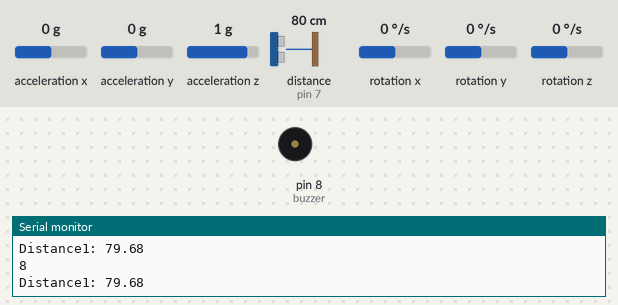
The sketch below on a simulated Arduino Uno, built with avr-gcc and run on an emulated ATmega328P. On the bench: buzzer (waves = sounding), the last lines printed to the serial monitor. Wiring (inferred from the names in the program): ultrasonic range finder: trigger pin 6; echo pin 7; MPU-6050 motion sensor at I2C address 0x68. The inputs (shaded band) are chosen by the test bench; at power-on: distance to the obstacle (sensor on pin 7) 80 cm, acceleration x 0 g, acceleration y 0 g, acceleration z 1 g, rotation x 0 °/s, rotation y 0 °/s, rotation z 0 °/s. The echo pulse lasts 58.3 µs per cm.

Above: at 1.2 s.
1.3 s: distance to the obstacle (sensor on pin 7) set to 56 cm
2.8 s: distance to the obstacle (sensor on pin 7) set to 47 cm
At 3.2 s:
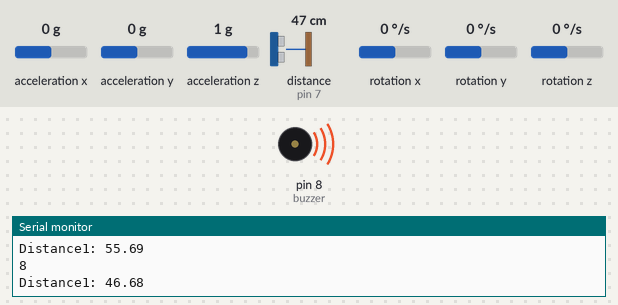
8.8 s: distance to the obstacle (sensor on pin 7) set to 60 cm
At 10.4 s:
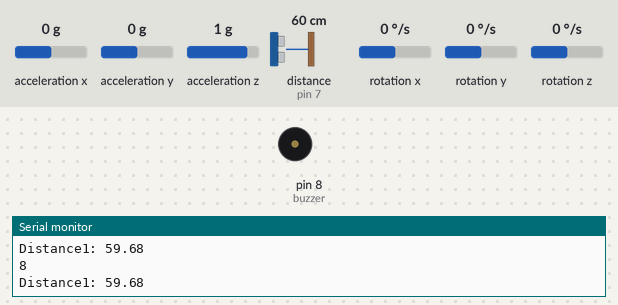
Timing chart, 0 to 11.9 s (numbered marks = the images above; inputs shaded):
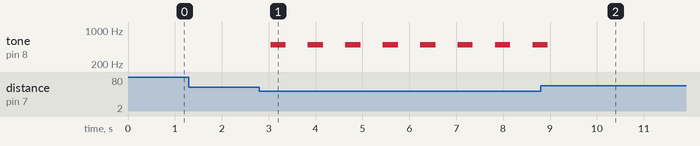

Measured:
- the behaviour switches between 51 and 50 cm on distance to the obstacle (sensor on pin 7) (found by bisection; images 0 and 1)
- after the input at 2.8 s, tone on pin 8 (buzzer): alternates 500 Hz for 0.33 s and silent for 0.47 s, starting after 0.24 s
- after the input at 8.8 s, tone on pin 8 (buzzer): goes on until 9.0 s, then stays silent

The sketch:

accel.ino
```cpp
#include <stdio.h>
#include <Wire.h>
#include "I2Cdev.h"
#include "MPU6050.h"
#include <stdbool.h>

// object sensor
const int trig1 = 6;
const int echo1 = 7;
const int buzzer = 8;
int threshold = 50;
int buzzer_delay = 0;
float duration1;
float distance1;

// accelerometer
int current_amp = 0;
bool curr_amp_set = false;

const int MPU_addr = 0x68; // I2C address of the MPU-6050
int16_t AcX, AcY, AcZ, Tmp, GyX, GyY, GyZ;
float ax = 0, ay = 0, az = 0, gx = 0, gy = 0, gz = 0;
bool fall = false;        // stores if a fall has occurred
boolean trigger1 = false; // stores if first trigger (lower threshold) has occurred
boolean trigger2 = false; // stores if second trigger (upper threshold) has occurred
boolean trigger3 = false; // stores if third trigger (orientation change) has occurred
byte trigger1count = 0;   // stores the counts past since trigger 1 was set true
byte trigger2count = 0;   // stores the counts past since trigger 2 was set true
byte trigger3count = 0;   // stores the counts past since trigger 3 was set true
int angleChange = 0;

void setup()
{
    pinMode(trig1, OUTPUT);
    pinMode(echo1, INPUT);
    pinMode(buzzer, OUTPUT);

    Serial.begin(115200);
    Wire.begin();
    Wire.beginTransmission(MPU_addr);
    Wire.write(0x6B); // PWR_MGMT_1 register
    Wire.write(0);    // set to zero (wakes up the MPU-6050)
    Wire.endTransmission(true);
    // SCL = A4, SDA = A5
}

void loop()
{
    // object detection
    digitalWrite(trig1, LOW);
    delayMicroseconds(2);
    digitalWrite(trig1, HIGH);
    delayMicroseconds(10);
    digitalWrite(trig1, LOW);

    duration1 = pulseIn(echo1, HIGH);
    // speed of sound in cm/microsecond = 0.0343
    distance1 = (duration1 * 0.0343) / 2;
    Serial.print("Distance1: ");
    Serial.println(distance1);
    delay(90);

    if (distance1 < threshold)
    {
        buzzer_delay = distance1 * 7;
        tone(buzzer, 500);
        delay(buzzer_delay);
        noTone(buzzer);
        delay(buzzer_delay);
    }

    // accelerometer
    mpu_read();
    ax = (AcX - 2050) / 16384.00;
    ay = (AcY - 77) / 16384.00;
    az = (AcZ - 1947) / 16384.00;
    gx = (GyX + 270) / 131.07;
    gy = (GyY - 351) / 131.07;
    gz = (GyZ + 136) / 131.07;
    // calculating Amplitute vector for 3 axis
    float Raw_Amp = pow(pow(ax, 2) + pow(ay, 2) + pow(az, 2), 0.5);
    int Amp = Raw_Amp * 10;
    Serial.println(Amp);

    // buzzer turns on if there is a fall
    if (fall == 1)
    {
        // Serial.print("curr_amp_set: "); Serial.println(curr_amp_set);
        if (curr_amp_set == false)
        {

            Serial.println("FALL DETECTED");
            current_amp = Amp;
            // Serial.print("current_amp: "); Serial.println(current_amp);
            tone(buzzer, 400);
            curr_amp_set = true;
            delay(25);
        }
        compare_amps(Amp, current_amp, curr_amp_set);
    }

    if (Amp <= 2 && trigger2 == false)
    { // if AM breaks lower threshold (0.4g)
        trigger1 = true;
        Serial.println("TRIGGER 1 ACTIVATED");
    }
    if (trigger1 == true)
    {
        trigger1count++;
        if (Amp >= 12)
        { // if AM breaks upper threshold (3g)
            trigger2 = true;
            Serial.println("TRIGGER 2 ACTIVATED");
            trigger1 = false;
            trigger1count = 0;
        }
    }
    if (trigger2 == true)
    {
        trigger2count++;
        angleChange = pow(pow(gx, 2) + pow(gy, 2) + pow(gz, 2), 0.5);
        Serial.println(angleChange);
        if (angleChange >= 30 && angleChange <= 400)
        { // if orientation changes by between 80-100 degrees
            trigger3 = true;
            trigger2 = false;
            trigger2count = 0;
            Serial.println(angleChange);
            Serial.println("TRIGGER 3 ACTIVATED");
        }
    }
    if (trigger3 == true)
    {
        trigger3count++;
        if (trigger3count >= 10)
        {
            angleChange = pow(pow(gx, 2) + pow(gy, 2) + pow(gz, 2), 0.5);
            Serial.println(angleChange);
            if ((angleChange >= 0) && (angleChange <= 10))
            { // if orientation changes remains between 0-10 degrees
                fall = true;
                trigger3 = false;
                trigger3count = 0;
                Serial.println(angleChange);
                Serial.print("FALL = ");
                Serial.println(fall);
            }
        }
    }

    if (trigger2count >= 6)
    { // allow 0.5s for orientation change
        trigger2 = false;
        trigger2count = 0;
        Serial.println("TRIGGER 2 DECACTIVATED");
    }
    if (trigger1count >= 6)
    { // allow 0.5s for AM to break upper threshold
        trigger1 = false;
        trigger1count = 0;
        Serial.println("TRIGGER 1 DECACTIVATED");
    }

    delay(50);
}

void mpu_read()
{
    Wire.beginTransmission(MPU_addr);
    Wire.write(0x3B); // starting with register 0x3B (ACCEL_XOUT_H)
    Wire.endTransmission(false);
    Wire.requestFrom(MPU_addr, 14, true); // request a total of 14 registers
    AcX = Wire.read() << 8 | Wire.read(); // 0x3B (ACCEL_XOUT_H) & 0x3C (ACCEL_XOUT_L)
    AcY = Wire.read() << 8 | Wire.read(); // 0x3D (ACCEL_YOUT_H) & 0x3E (ACCEL_YOUT_L)
    AcZ = Wire.read() << 8 | Wire.read(); // 0x3F (ACCEL_ZOUT_H) & 0x40 (ACCEL_ZOUT_L)
    Tmp = Wire.read() << 8 | Wire.read(); // 0x41 (TEMP_OUT_H) & 0x42 (TEMP_OUT_L)
    GyX = Wire.read() << 8 | Wire.read(); // 0x43 (GYRO_XOUT_H) & 0x44 (GYRO_XOUT_L)
    GyY = Wire.read() << 8 | Wire.read(); // 0x45 (GYRO_YOUT_H) & 0x46 (GYRO_YOUT_L)
    GyZ = Wire.read() << 8 | Wire.read(); // 0x47 (GYRO_ZOUT_H) & 0x48 (GYRO_ZOUT_L)
}

void compare_amps(int amp_var, int current_amp, bool curr_amp_set_var)
{
    if (curr_amp_set_var)
    {
        if (amp_var != current_amp)
        {
            Serial.print("amp_var: ");
            Serial.println(amp_var);
            Serial.print("current amp in compare amp: ");
            Serial.println(current_amp);
            noTone(buzzer);
            Serial.println("PICKED UP");
            curr_amp_set = false;
            fall = false;
            current_amp = 0;
        }
    }
}
```
